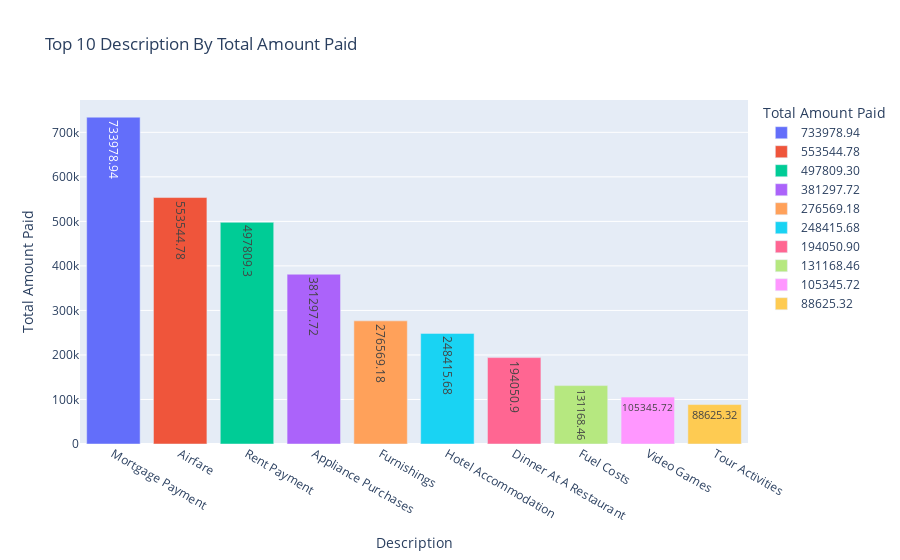

Write notebook code for a chart like this one.
### Code cell
query5 = ("SELECT Description, SUM(`Amount Paid`) FROM PERSONAL_EXPENSES GROUP BY Description ORDER BY SUM(`Amount Paid`) DESC LIMIT 10")


my_cursor.execute(query5)

top_expenses_result = my_cursor.fetchall()

for x in top_expenses_result:
    
    print(x)
    
top_expenses_df = pd.DataFrame(top_expenses_result, columns=["Description", "Total Amount Paid"])

fig  = px.bar(top_expenses_df,x = "Description", y = "Total Amount Paid",
            title="Top 10 Description By Total Amount Paid",
            color= "Total Amount Paid",
            text= "Total Amount Paid",
            color_continuous_scale=px.colors.sequential.Inferno)
    
fig.show()

### Figure 1 — Plotly figure (JSON) as saved in the notebook; plotly's stock layout.template omitted (floating-point values rounded to 4 significant figures)
{"data": [{"alignmentgroup": "True", "hovertemplate": "Total Amount Paid=%{text}<br>Description=%{x}<extra></extra>", "legendgroup": "733978.94", "marker": {"color": "#636efa", "pattern": {"shape": ""}}, "name": "733978.94", "offsetgroup": "733978.94", "orientation": "v", "showlegend": true, "text": [734000.0], "textposition": "auto", "type": "bar", "x": ["Mortgage Payment"], "xaxis": "x", "y": [734000.0], "yaxis": "y"}, {"alignmentgroup": "True", "hovertemplate": "Total Amount Paid=%{text}<br>Description=%{x}<extra></extra>", "legendgroup": "553544.78", "marker": {"color": "#EF553B", "pattern": {"shape": ""}}, "name": "553544.78", "offsetgroup": "553544.78", "orientation": "v", "showlegend": true, "text": [553500.0], "textposition": "auto", "type": "bar", "x": ["Airfare"], "xaxis": "x", "y": [553500.0], "yaxis": "y"}, {"alignmentgroup": "True", "hovertemplate": "Total Amount Paid=%{text}<br>Description=%{x}<extra></extra>", "legendgroup": "497809.30", "marker": {"color": "#00cc96", "pattern": {"shape": ""}}, "name": "497809.30", "offsetgroup": "497809.30", "orientation": "v", "showlegend": true, "text": [497800.0], "textposition": "auto", "type": "bar", "x": ["Rent Payment"], "xaxis": "x", "y": [497800.0], "yaxis": "y"}, {"alignmentgroup": "True", "hovertemplate": "Total Amount Paid=%{text}<br>Description=%{x}<extra></extra>", "legendgroup": "381297.72", "marker": {"color": "#ab63fa", "pattern": {"shape": ""}}, "name": "381297.72", "offsetgroup": "381297.72", "orientation": "v", "showlegend": true, "text": [381300.0], "textposition": "auto", "type": "bar", "x": ["Appliance Purchases"], "xaxis": "x", "y": [381300.0], "yaxis": "y"}, {"alignmentgroup": "True", "hovertemplate": "Total Amount Paid=%{text}<br>Description=%{x}<extra></extra>", "legendgroup": "276569.18", "marker": {"color": "#FFA15A", "pattern": {"shape": ""}}, "name": "276569.18", "offsetgroup": "276569.18", "orientation": "v", "showlegend": true, "text": [276600.0], "textposition": "auto", "type": "bar", "x": ["Furnishings"], "xaxis": "x", "y": [276600.0], "yaxis": "y"}, {"alignmentgroup": "True", "hovertemplate": "Total Amount Paid=%{text}<br>Description=%{x}<extra></extra>", "legendgroup": "248415.68", "marker": {"color": "#19d3f3", "pattern": {"shape": ""}}, "name": "248415.68", "offsetgroup": "248415.68", "orientation": "v", "showlegend": true, "text": [248400.0], "textposition": "auto", "type": "bar", "x": ["Hotel Accommodation"], "xaxis": "x", "y": [248400.0], "yaxis": "y"}, {"alignmentgroup": "True", "hovertemplate": "Total Amount Paid=%{text}<br>Description=%{x}<extra></extra>", "legendgroup": "194050.90", "marker": {"color": "#FF6692", "pattern": {"shape": ""}}, "name": "194050.90", "offsetgroup": "194050.90", "orientation": "v", "showlegend": true, "text": [194100.0], "textposition": "auto", "type": "bar", "x": ["Dinner At A Restaurant"], "xaxis": "x", "y": [194100.0], "yaxis": "y"}, {"alignmentgroup": "True", "hovertemplate": "Total Amount Paid=%{text}<br>Description=%{x}<extra></extra>", "legendgroup": "131168.46", "marker": {"color": "#B6E880", "pattern": {"shape": ""}}, "name": "131168.46", "offsetgroup": "131168.46", "orientation": "v", "showlegend": true, "text": [131200.0], "textposition": "auto", "type": "bar", "x": ["Fuel Costs"], "xaxis": "x", "y": [131200.0], "yaxis": "y"}, {"alignmentgroup": "True", "hovertemplate": "Total Amount Paid=%{text}<br>Description=%{x}<extra></extra>", "legendgroup": "105345.72", "marker": {"color": "#FF97FF", "pattern": {"shape": ""}}, "name": "105345.72", "offsetgroup": "105345.72", "orientation": "v", "showlegend": true, "text": [105300.0], "textposition": "auto", "type": "bar", "x": ["Video Games"], "xaxis": "x", "y": [105300.0], "yaxis": "y"}, {"alignmentgroup": "True", "hovertemplate": "Total Amount Paid=%{text}<br>Description=%{x}<extra></extra>", "legendgroup": "88625.32", "marker": {"color": "#FECB52", "pattern": {"shape": ""}}, "name": "88625.32", "offsetgroup": "88625.32", "orientation": "v", "showlegend": true, "text": [88630.0], "textposition": "auto", "type": "bar", "x": ["Tour Activities"], "xaxis": "x", "y": [88630.0], "yaxis": "y"}], "layout": {"barmode": "relative", "legend": {"title": {"text": "Total Amount Paid"}, "tracegroupgap": 0}, "title": {"text": "Top 10 Description By Total Amount Paid"}, "xaxis": {"anchor": "y", "domain": [0, 1], "title": {"text": "Description"}}, "yaxis": {"anchor": "x", "categoryarray": [88630.0, 105300.0, 131200.0, 194100.0, 248400.0, 276600.0, 381300.0, 497800.0, 553500.0, 734000.0], "categoryorder": "array", "domain": [0, 1], "title": {"text": "Total Amount Paid"}}}}
